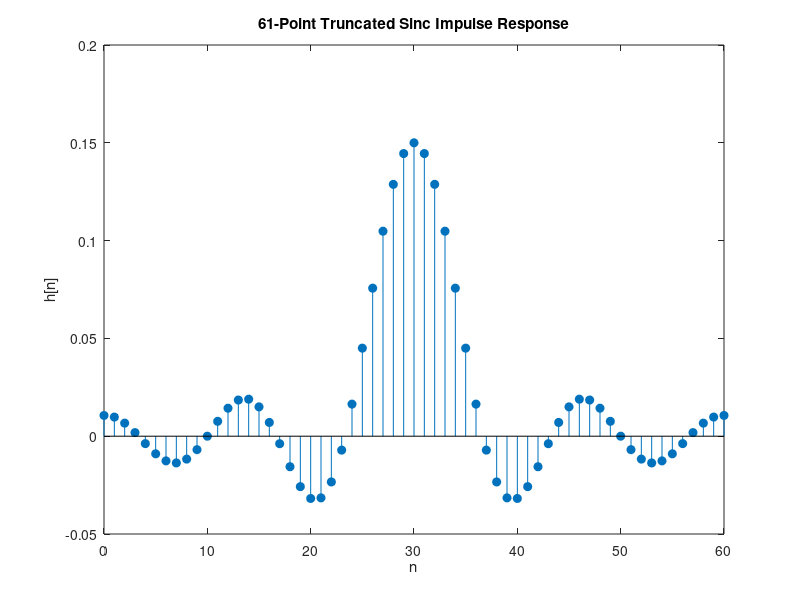
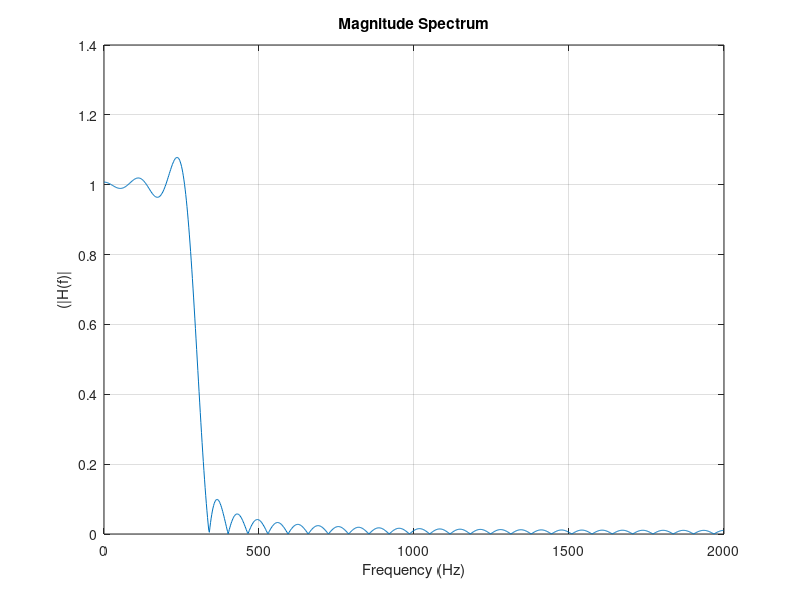

Here is the MATLAB script that generated these plots, in order: (Note: this script raises an error after producing the figures.)
clc; clear; close all;

% Task 1

Fs = 4000; % Sampling Frequency
fc = 300; % Cutoff Frequency
N = 61; % Filter Length
n = 0:N-1; % Center Index
M = (N-1)/2; % Center Index

fc_norm = fc/Fs; % Normalised Cutoff Frequency

h = 2*fc_norm * sinc(2*fc_norm*(n - M)); % Impulse Response

figure;
stem(n, h, 'filled');
title('61-Point Truncated Sinc Impulse Response');
xlabel('n');
ylabel('h[n]');

[H,F] = freqz(h, 1, 1024, Fs);

figure;
plot(F, abs(H));
title('Magnitude Spectrum');
xlabel('Frequency (Hz)');
ylabel('(|H(f)|');
grid on;

% Task 2

t = 0:1/Fs: 1-1/Fs;
duration

x = sin(2*pi*150*t) + sin(2*pi*800*t);

y = filter(h,1,x);

figure;
subplot(2,1,1);
plot(t,x);
title('Original Signal (150Hz - 800Hz)');
xlabel('Time (s)');
ylabel('Amplitude');
grid on;

subplot(2,1,2);
plot(t,y);
title('Filtered Signal');
xlabel('Time (s)');
ylabel('Amplitude');
grid on;

X = fft(x);
Y = fft(y);

f = (0:length(X)-1)*(Fs/length(x));

figure
plot(f, abs(x)); hold on;
plot(f, abs(Y));
xlim([0 1200]);
legend('Original','Filtered');
title('Magnitude Spectrum Comparison');
xlabel('Frequency (Hz)');
ylabel('|x(f)|');
grid on;

% Task 3

h_ideal = 2*fc_norm * sinc(2*fc_norm*(n-M));

w = hamming(N);

h_hamming = h_ideal .* w;

figure
subplot(2,1,1);
stem(n, h_ideal, 'filled');
title('Impulse Response - Rectangular');
xlabel('n');
ylabel('h[n]');
grid on;

subplot(2,1,2);
stem(n, h_hamming, 'filled');
title('Impulse Response - Hamming Window');
xlabel('n');
ylabel('h[n]');
grid on;

[H_rect,f] = freqz(h_ideal,1,1024,Fs);
[H_ham,f] = freqz(h_hamming,1,1024,Fs);

figure;
plot(f,abs(H_rect), 'b', 'LineWidth',1.2);
hold on;
plot(f,abs(H_ham), 'r', 'Linewidth',1.2);
legend('Rectangular','Hamming');
title('Magnitude Spectrum Comparison');
xlabel('Frequency(Hz)');
ylabel('|H(f)|');
xlim([0 1000]);

% Task 4 

Q = 0.707;

[b,a] = bj_higpass(Fc, Fs, Q);

t = 0:1/Fs:1-1/Fs;
x = sin(2*pi*150*t) + SIN(2*pi*800*t);

omega = 2*pi*Fc/Fs;
alpha = sin(omega)/(2*Q);

b0 = (1 + cos(omega))/2;
b1 = -(1 + cos(omega));
b2  (1 + cos(omega))/2;

a0 = 1 + alpha;
a1 = -2*cos(omega);
a2 = 1 - alpha;

b = [b0 b1 b2]/a0;
a = [1 a1/a0 a2/a0];


y = filter(b, a, x);

figure;
plot(t, x, 'b'); hold on;
plot(t, y, 'r');
legend('Original', 'Filtered');
title('Bristow-Johnson Low-Pass');
xlabel('Time (s)');
grid on;
